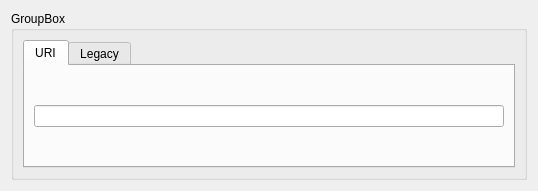
<?xml version="1.0" encoding="UTF-8"?>
<ui version="4.0">
 <class>IMASDB</class>
 <widget class="QWidget" name="IMASDB">
  <property name="geometry">
   <rect>
    <x>0</x>
    <y>0</y>
    <width>538</width>
    <height>191</height>
   </rect>
  </property>
  <property name="windowTitle">
   <string>Form</string>
  </property>
  <layout class="QVBoxLayout" name="verticalLayout">
   <item>
    <widget class="QGroupBox" name="groupBox">
     <property name="title">
      <string>GroupBox</string>
     </property>
     <layout class="QVBoxLayout" name="verticalLayout_3">
      <item>
       <widget class="QTabWidget" name="tabWidget">
        <property name="currentIndex">
         <number>0</number>
        </property>
        <widget class="QWidget" name="tabURI">
         <attribute name="title">
          <string>URI</string>
         </attribute>
         <layout class="QVBoxLayout" name="verticalLayout_9">
          <item>
           <widget class="QLineEdit" name="lineEditURI"/>
          </item>
         </layout>
        </widget>
        <widget class="QWidget" name="tabKeys">
         <attribute name="title">
          <string>Legacy</string>
         </attribute>
         <layout class="QHBoxLayout" name="horizontalLayout">
          <item>
           <layout class="QVBoxLayout" name="verticalLayout_2">
            <item>
             <widget class="QLabel" name="labelUser_4">
              <property name="text">
               <string>Backend</string>
              </property>
              <property name="alignment">
               <set>Qt::AlignCenter</set>
              </property>
             </widget>
            </item>
            <item>
             <widget class="QComboBox" name="comboBoxBackend">
              <property name="sizePolicy">
               <sizepolicy hsizetype="Expanding" vsizetype="Fixed">
                <horstretch>0</horstretch>
                <verstretch>0</verstretch>
               </sizepolicy>
              </property>
              <property name="editable">
               <bool>false</bool>
              </property>
              <item>
               <property name="text">
                <string>MDS+</string>
               </property>
              </item>
              <item>
               <property name="text">
                <string>HDF5</string>
               </property>
              </item>
              <item>
               <property name="text">
                <string>ASCII</string>
               </property>
              </item>
             </widget>
            </item>
           </layout>
          </item>
          <item>
           <layout class="QVBoxLayout" name="verticalLayout_4">
            <item>
             <widget class="QLabel" name="labelUser">
              <property name="layoutDirection">
               <enum>Qt::LeftToRight</enum>
              </property>
              <property name="autoFillBackground">
               <bool>false</bool>
              </property>
              <property name="text">
               <string>User</string>
              </property>
              <property name="alignment">
               <set>Qt::AlignCenter</set>
              </property>
             </widget>
            </item>
            <item>
             <widget class="QLineEdit" name="lineEditUser"/>
            </item>
           </layout>
          </item>
          <item>
           <layout class="QVBoxLayout" name="verticalLayout_5">
            <item>
             <widget class="QLabel" name="labelUser_2">
              <property name="text">
               <string>Database</string>
              </property>
              <property name="alignment">
               <set>Qt::AlignCenter</set>
              </property>
             </widget>
            </item>
            <item>
             <widget class="QLineEdit" name="lineEditDatabase"/>
            </item>
           </layout>
          </item>
          <item>
           <layout class="QVBoxLayout" name="verticalLayout_6">
            <item>
             <widget class="QLabel" name="labelUser_3">
              <property name="text">
               <string>Shot</string>
              </property>
              <property name="alignment">
               <set>Qt::AlignCenter</set>
              </property>
             </widget>
            </item>
            <item>
             <widget class="QLineEdit" name="lineEditShot"/>
            </item>
           </layout>
          </item>
          <item>
           <layout class="QVBoxLayout" name="verticalLayout_7">
            <item>
             <widget class="QLabel" name="labelUser_5">
              <property name="text">
               <string>Run</string>
              </property>
              <property name="alignment">
               <set>Qt::AlignCenter</set>
              </property>
             </widget>
            </item>
            <item>
             <widget class="QLineEdit" name="lineEditRun"/>
            </item>
           </layout>
          </item>
          <item>
           <layout class="QVBoxLayout" name="verticalLayout_8">
            <item>
             <widget class="QLabel" name="labelUser_6">
              <property name="text">
               <string>Version</string>
              </property>
              <property name="alignment">
               <set>Qt::AlignCenter</set>
              </property>
             </widget>
            </item>
            <item>
             <widget class="QLineEdit" name="lineEditVersion"/>
            </item>
           </layout>
          </item>
         </layout>
        </widget>
       </widget>
      </item>
     </layout>
    </widget>
   </item>
  </layout>
 </widget>
 <resources/>
 <connections/>
</ui>
